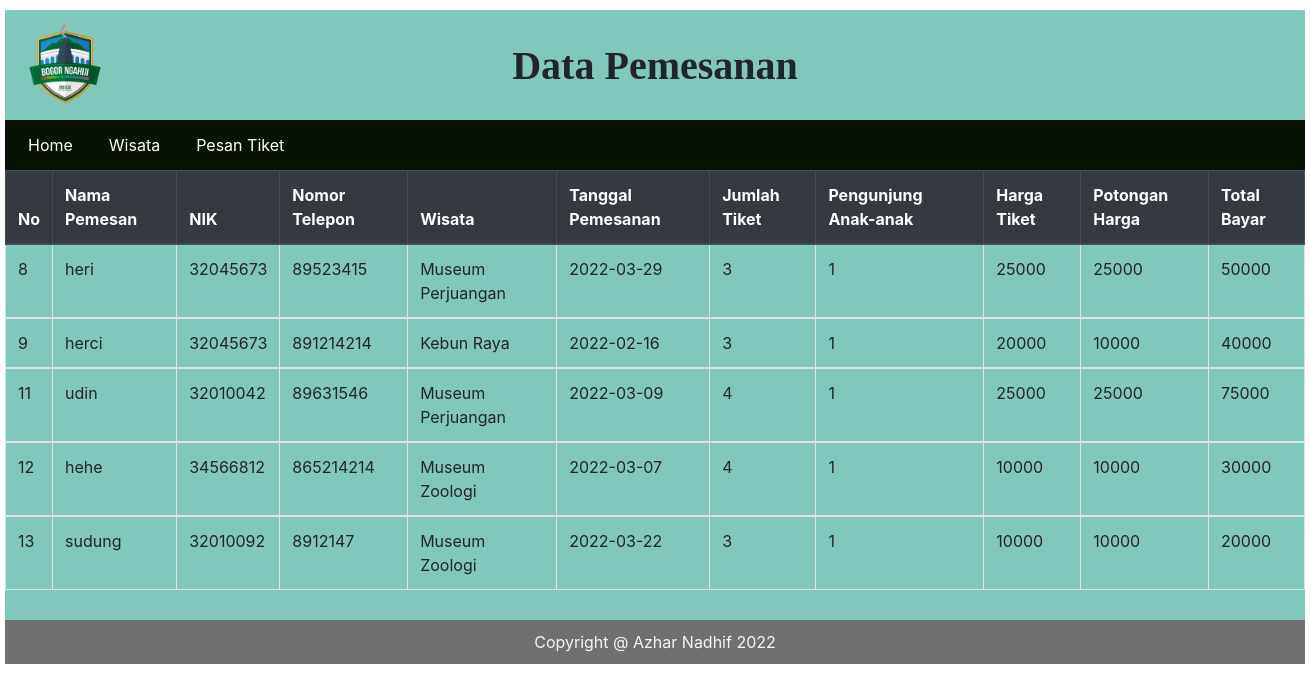
The app's page /lsp/tampilandata.php with its own data.
### tables this page shows
CREATE TABLE `tbl_pemesan` (
  `id` int(11) NOT NULL,
  `nama` varchar(150) NOT NULL,
  `nik` int(11) NOT NULL,
  `nohp` int(20) NOT NULL,
  `tiketwisata` varchar(50) NOT NULL,
  `tanggal` date NOT NULL,
  `jumlah` int(10) NOT NULL,
  `anak` int(10) NOT NULL,
  `harga` int(10) NOT NULL,
  `potongan` int(20) NOT NULL,
  `total` int(10) NOT NULL
);

### lsp/koneksi.php (called while the page is built, shortened)
<?php
$conn = mysqli_connect('localhost', 'root', '', 'tiket');
function read($query)
{
    global $conn;
    $result = mysqli_query($conn, $query);
    $rows = [];
    while ($row = mysqli_fetch_assoc($result)) {
        $rows[] = $row;
    }
    return $rows;
}

### lsp/tampilandata.php (the view, shortened to what this page needs)
<?php
require 'koneksi.php';
$users = read("SELECT * FROM tbl_pemesan");
?>
<!DOCTYPE html>
<html lang="en">
<head>
    <link rel="stylesheet" href="https://cdn.jsdelivr.net/npm/bootstrap@4.6.1/dist/css/bootstrap.min.css">
    <link rel="stylesheet" href="style.css">
</head>
<body>
<div class="wrap">
    <div class="header">
		<img src="img/logo.png" alt="" >
		<h1><b>Data Pemesanan</b></h1>
	</div>
	<div class="menu">
		<ul>
			<li><a href="tampilan.php">Home</a></li>
			<li><a href="wisata.php">Wisata</a></li>
			<li><a href="index.php">Pesan Tiket</a></li>
		</ul>
	</div>
    <div class="badan">
    <div class="konten">
        <table class="table table-bordered">
            <thead class="thead-dark">
                <tr>
                    <th> No</th>
                    <th> Nama Pemesan</th>
                    <th> NIK</th>
                    <th> Nomor Telepon</th>
                    <th> Wisata</th>
                    <th>Tanggal Pemesanan</th>
                    <th> Jumlah Tiket</th>
                    <th> Pengunjung Anak-anak</th>
                    <th> Harga Tiket</th>
                    <th>Potongan Harga</th>
                    <th> Total Bayar</th>
                </tr>
            </thead>
            <?php foreach ($users as $u) : ?>
                <tbody>
                    <tr>
                        <td><?= $u['id'] ?></td>
                        <td><?= $u['nama'] ?></td>
                        <td><?= $u['nik'] ?></td>
                        <td><?= $u['nohp'] ?></td>
                        <td><?= $u['tiketwisata'] ?></td>
                        <td><?= $u['tanggal'] ?></td>
                        <td><?= $u['jumlah'] ?></td>
                        <td><?= $u['anak'] ?></td>
                        <td><?= $u['harga'] ?></td>
                        <td><?= $u['potongan'] ?></td>
                        <td><?= $u['total'] ?></td>
                    </tr>
                </tbody>
            <?php endforeach ?>
        </table>
    </div>
    </div>
		<div class="footer">
			Copyright @ Azhar Nadhif 2022
		</div>
</div>
</body>
</html>

### lsp/style.css (style rules this page uses)
.wrap { background: #80c8bc; width: 1300px; margin: 10px auto; }
.wrap .header { background: #80c8bc; padding: 2px 10px; }
a { color: white; text-decoration: none; }
.header h1 { font-family: 'Times New Roman', Times, serif; text-align: center; margin-top: -80px; padding-bottom: 20px; }
.header img { width: 100px; padding-bottom: 10px; }
.wrap .menu ul { padding: 0; margin: 0; background: #081305; overflow: hidden; }
.wrap .menu ul li { float: left; margin-left: 10px; list-style-type: none; padding: 13px; }
.badan { height: 450px; }
.wrap .badan { background-color: #80c8bc; }
.wrap .badan td { margin-top: 20px; }
.wrap .footer { background-color: #707070; width: 100%; padding: 10px; color: whitesmoke; text-align: center; }

### records on screen
tbl_pemesan: id "8", nama "heri", nik "32045673", nohp "89523415", tiketwisata "Museum Perjuangan", tanggal "2022-03-29", jumlah "3", anak "1", harga "25000", potongan "25000", total "50000"
tbl_pemesan: id "9", nama "herci", nik "32045673", nohp "891214214", tiketwisata "Kebun Raya", tanggal "2022-02-16", jumlah "3", anak "1", harga "20000", potongan "10000", total "40000"
tbl_pemesan: id "11", nama "udin", nik "32010042", nohp "89631546", tiketwisata "Museum Perjuangan", tanggal "2022-03-09", jumlah "4", anak "1", harga "25000", potongan "25000", total "75000"
tbl_pemesan: id "12", nama "hehe", nik "34566812", nohp "865214214", tiketwisata "Museum Zoologi", tanggal "2022-03-07", jumlah "4", anak "1", harga "10000", potongan "10000", total "30000"
tbl_pemesan: id "13", nama "sudung", nik "32010092", nohp "8912147", tiketwisata "Museum Zoologi", tanggal "2022-03-22", jumlah "3", anak "1", harga "10000", potongan "10000", total "20000"
